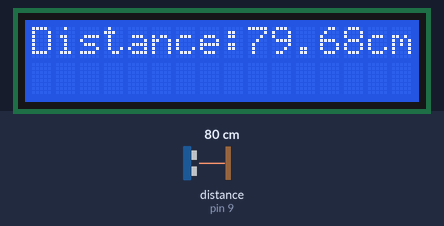
Recording of a sketch running on a simulated Arduino Uno, built with avr-gcc and run on an emulated ATmega328P. Parts: 16×2 character LCD. Wiring (inferred from the names in the program): ultrasonic range finder: trigger pin 8; echo pin 9. The test bench sets the inputs (shaded band); at power-on: distance to the obstacle (sensor on pin 9) 80 cm. The echo pulse lasts 58.3 µs per cm.

Above: at 5.2 s.
5.3 s: distance to the obstacle (sensor on pin 9) set to 2 cm
At 6.8 s:
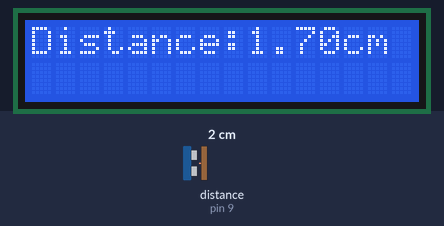
9.3 s: distance to the obstacle (sensor on pin 9) set to 4 cm
At 10.8 s:
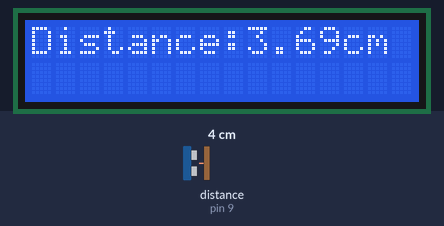
12.6 s: distance to the obstacle (sensor on pin 9) set to 9 cm
At 13.6 s:
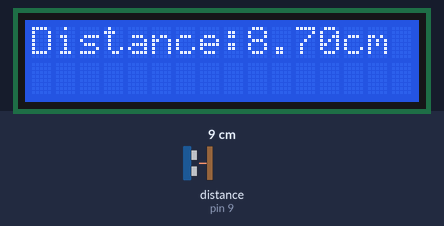
Timing chart, 0 to 15.6 s (numbered marks = the images above; inputs shaded):
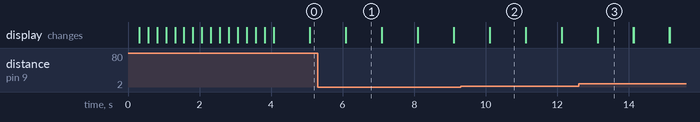

The sketch:

Ultrasonic_sensor.ino
```cpp
#include <LiquidCrystal.h>


#define Trig 8
#define Echo 9

float duration, distance;
char str [] = "Reading Dist... ";
const int rs = 5, en = 6, d4 = 10, d5 = 11, d6 = 12, d7 = 13;
LiquidCrystal lcd(rs, en, d4, d5, d6, d7);

void setup() {

  lcd.begin(16,2);
  Serial.begin(9600);
  pinMode(Trig,OUTPUT);
  pinMode(Echo,INPUT);
  lcd.setCursor(16,0);
  for(int i = 0;i<16;i++){
    lcd.scrollDisplayLeft();
    lcd.print(str[i]);
    delay(250);
  }


}

void loop() {
  lcd.clear();
  digitalWrite(Trig, LOW);  // ensures that the pin is actually low before
  delayMicroseconds(2);
  digitalWrite(Trig, HIGH);  // sends the ultrasound out for 10 microseconds
  delayMicroseconds(10);
  digitalWrite(Trig, LOW);

  duration = pulseIn(Echo, HIGH); // listens in for the echopin to be high and for how long
  distance = (duration*.0343)/2;  // calculates the distance the object is away from sensor

  lcd.setCursor(0,0);
  lcd.print("Distance:");
  lcd.print(distance,2);
  lcd.print("cm");
  delay(1000);


}
```

Measured:
- after the input at 5.3 s, the display: first differs from a run without the input after 0.79 s (image 1)
- after the input at 9.3 s, the display: first differs from a run without the input after 0.81 s (image 2)
- after the input at 12.6 s, the display: first differs from a run without the input after 0.53 s (image 3)
- what the display in image 1 shows lasts 1.0 s, from 6.1 s to 7.1 s
